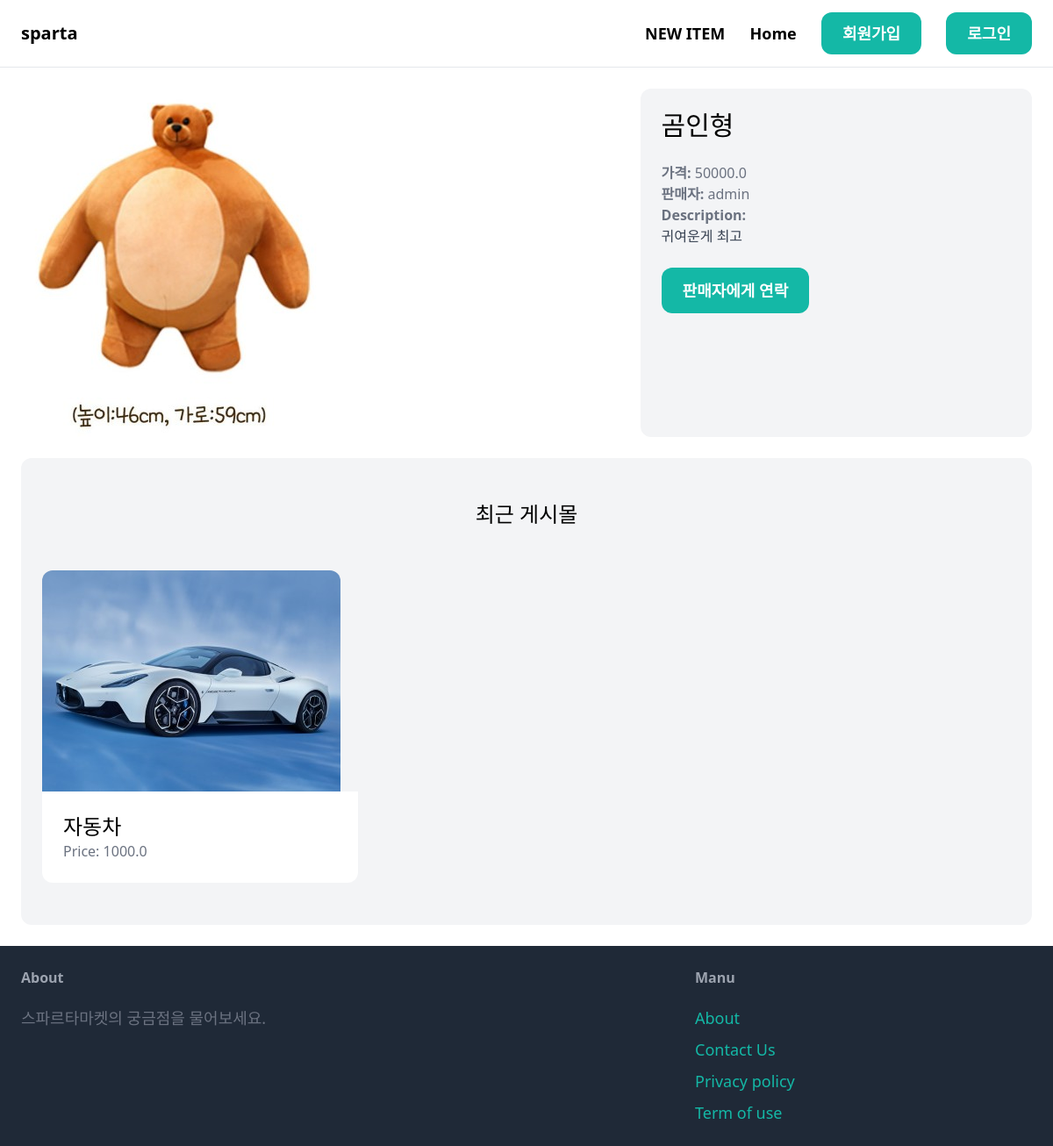
Page /items/1/ on the committed database.
### item/models.py (models this page shows, shortened)
class Item(models.Model):
    category = models.ForeignKey(Category, related_name='items', on_delete=models.CASCADE)
    name = models.CharField(max_length=255)
    description = models.TextField(blank=True, null=True)
    price = models.FloatField()
    image = models.ImageField(upload_to='item_image', blank=True, null=True)
    is_sold = models.BooleanField(default=False)
    created_by = models.ForeignKey(User, related_name='items', on_delete=models.CASCADE)
    created_at = models.DateTimeField(auto_now_add=True)

### item/views.py (the view)
# urls.py: path('<int:pk>/', views.detail, name='detail'),
def detail(request, pk):
    item = get_object_or_404(Item, pk=pk)
    related_items = Item.objects.filter(category=item.category, is_sold=False).exclude(pk=pk)[0:3]
    return render(request, 'item/detail.html', {
        'item': item,
        'related_items': related_items
    })

### item/templates/item/detail.html (shortened to what this page needs)
{% extends 'core/base.html' %}
{% block content %}
    <div class="grid grid-cols-5 gap-6">
        <div class="col-span-3">
            <img src="{{ item.image.url }}" class="rounded-xl">
        </div>
        <div class="col-span-2 p-6 bg-gray-100 rounded-xl">
            <h1 class="mb-6 text-3xl">{{ item.name }}</h1>
            <p class="text-gray-500"><strong>가격: </strong>{{ item.price }}</p>
            <p class="text-gray-500"><strong>판매자: </strong>{{ item.created_by.username }}</p>
            {% if item.description %}
                <p class="text-gray-700">
                    <strong class="text-gray-500">Description:</strong><br>
                    {{ item.description }}
                </p>
            {% endif %}
            <a href="#" class="inline-block mt-6 px-6 py-3 text-lg font-semibold bg-teal-500 text-white rounded-xl hover:bg-teal-700">판매자에게 연락</a>
        </div>
    </div>
        <div class="mt-6 px-6 py-12 bg-gray-100 rounded-xl">
            <h2 class="mb-12 text-2xl text-center">최근 게시몰</h2>
            <div class="grid grid-cols-3 gap-3">
                {% for item in related_items %}
                    <div>
                        <a href="{% url 'item:detail' item.id %}">
                            <div>
                                <img src="{{ item.image.url }}" class="rounded-t-xl">
                            </div>
                            <div class="p-6 bg-white rounded-b-xl">
                                <h2 class="text-2xl">{{ item.name }}</h2>
                                <p class="text-gray-500">Price: {{ item.price }}</p>
                            </div>
                        </a>
                    </div>
                {% endfor %}
            </div>
        </div>
{% endblock %}

### rows in the picture
Item: image (picture), name "곰인형", price "50000.0", created_by.username "admin", description "귀여운게 최고"
Item: image (picture), name "자동차", price "1000.0"
